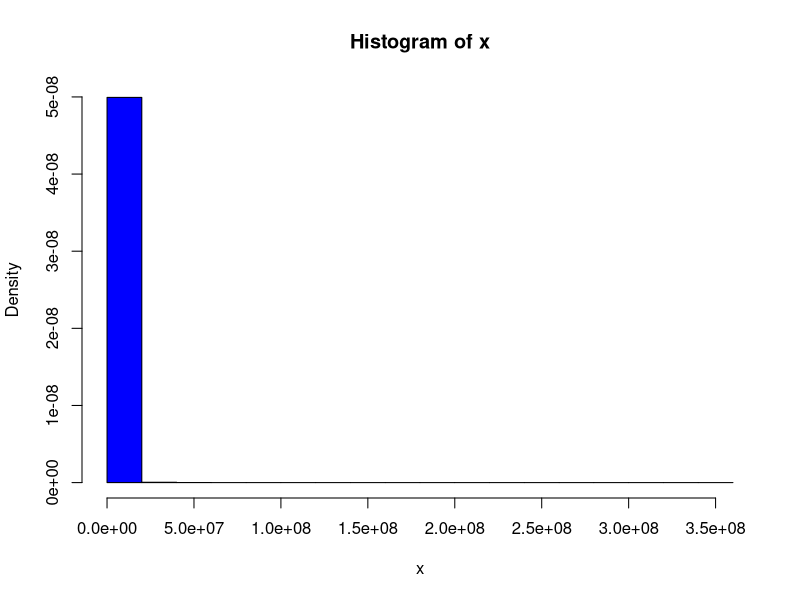
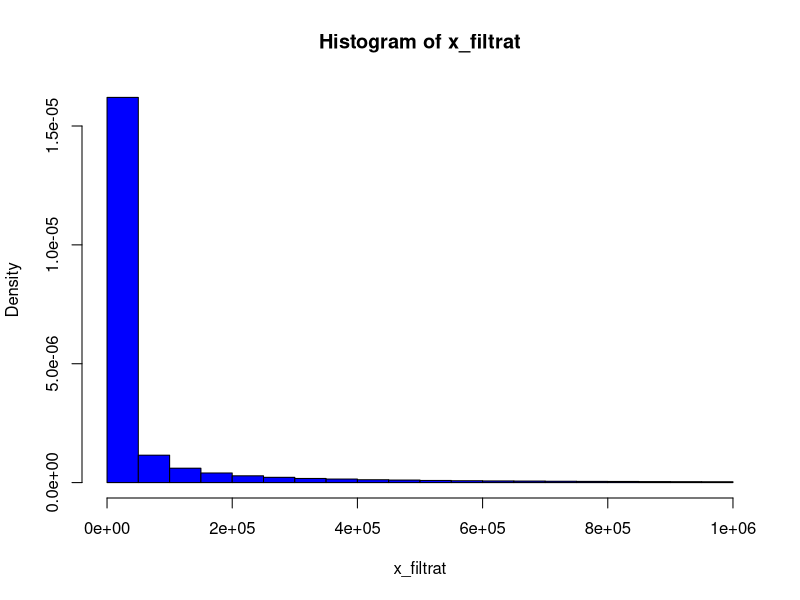
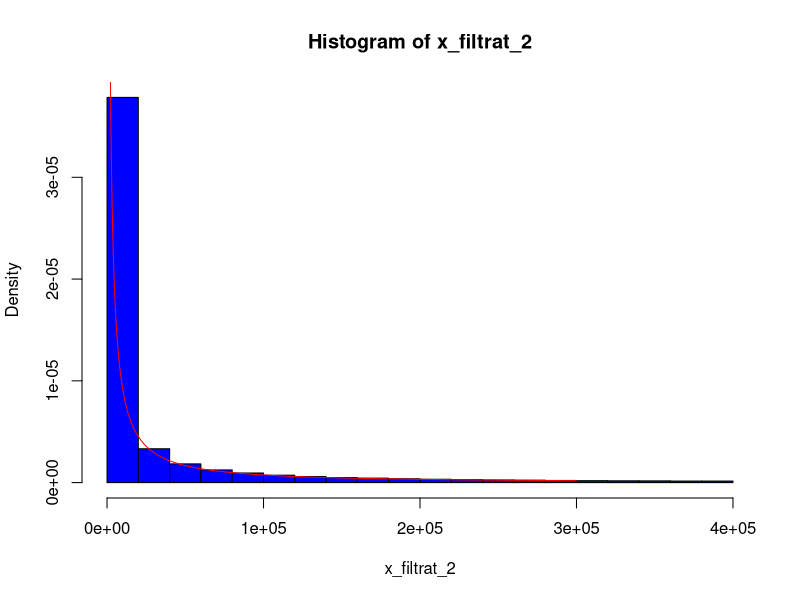
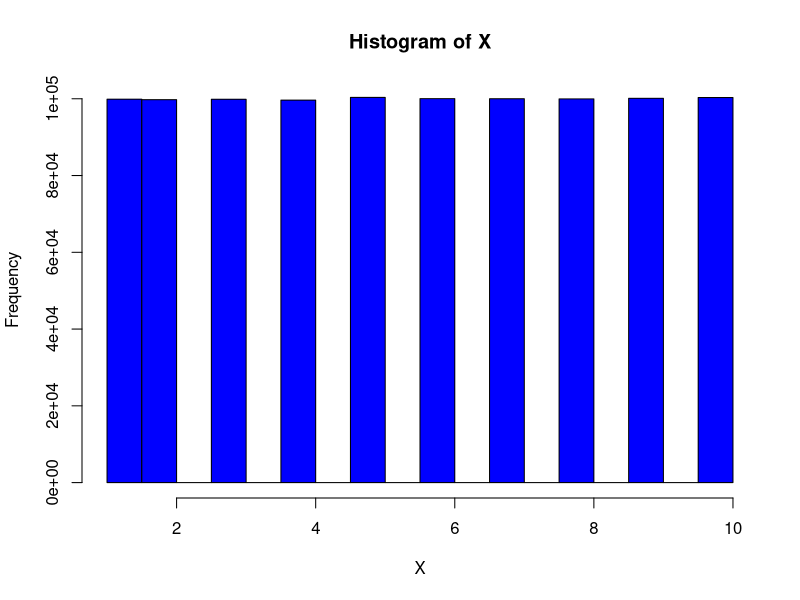

Write R code to recreate these figures, in order.
# Problema 1 lab 5

# F'(x) = f(x) densitatea pe care vrem sa o suprapunem peste histograma pentru comparatie
densitate <- function(x, alfa, beta) {
  alfa * beta * x ^ (beta - 1) * exp(-alfa * x ^ beta)
}

n <- 10 ^ 6
lambda <- 1
alfa <- 0.1#2 0.5 0.5 ca o normala
beta <- 0.25#4 1

genereaza_1 <- function(n, alfa, beta) {
  u <- runif(n)
  x <- -1/alfa * log(u)
  x <- x ^ (1/beta)
}

x <- genereaza_1(n, alfa, beta)

hist(x, freq=FALSE, col='blue')

t <- seq(0, 4, 0.001)

lines(t, densitate(t, alfa, beta), col='red')

# vrem sa eliminam valorile care sunt in plus (cele care sunt foarte putine pe anumite intervale)
x_filtrat <- x[x<10^6]
hist(x_filtrat, freq=FALSE, col='blue')
# inainte range-ul de valori este foarte mare si se ingramadesc intr-un interval foarte mic
# de aceea era doar o bara
x_filtrat_2 <- x_filtrat[x_filtrat<4 * 10^5]
hist(x_filtrat_2, freq=FALSE, col='blue')

t <- seq(0, 3 * 10^5, 1)
lines(t, densitate(t, alfa, beta), col='red')
# acum forma functiei era satisfacuta de densitatea cu rosu



# Simularea uniformei pe multimea 1, 2,....m 
# n = cate valori sa simulam

n <- 10^6
m <- 10
# generam n valori de pe interv 0 1
U <- runif(n)
# m = nr de valori
X <- floor(m * U) + 1

length(X[X<1]) # 0 valori => corect

hist(X, col='blue')
# frecventele de aparitie sunt egale => e ok

